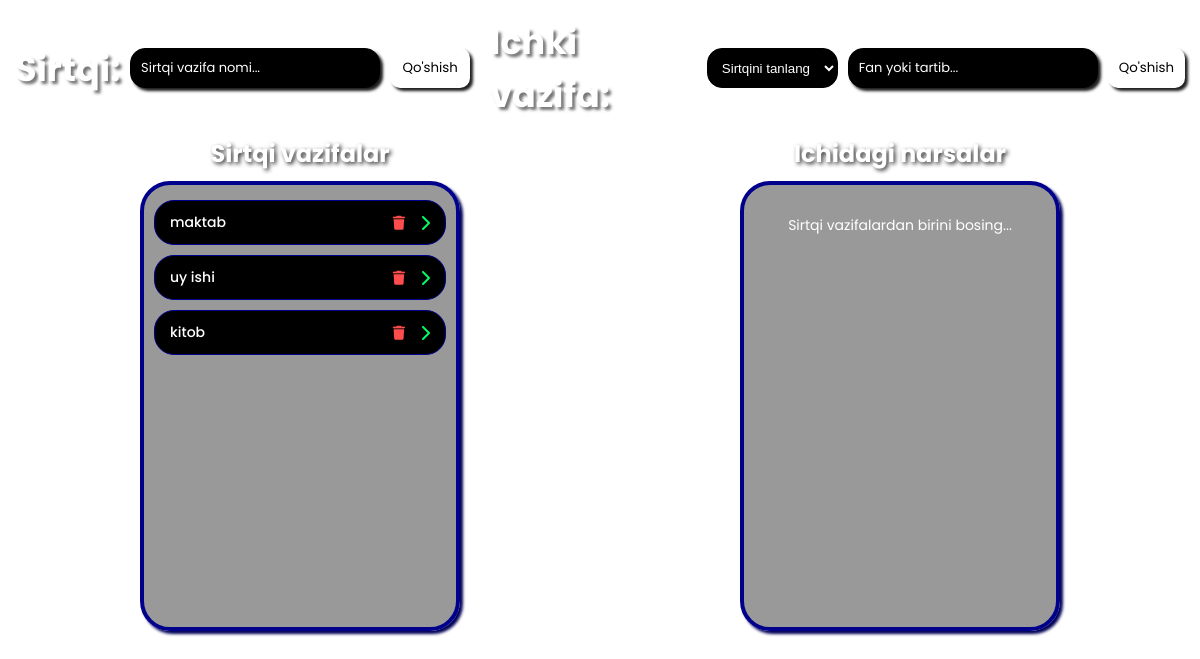
Before: / with the older database file.
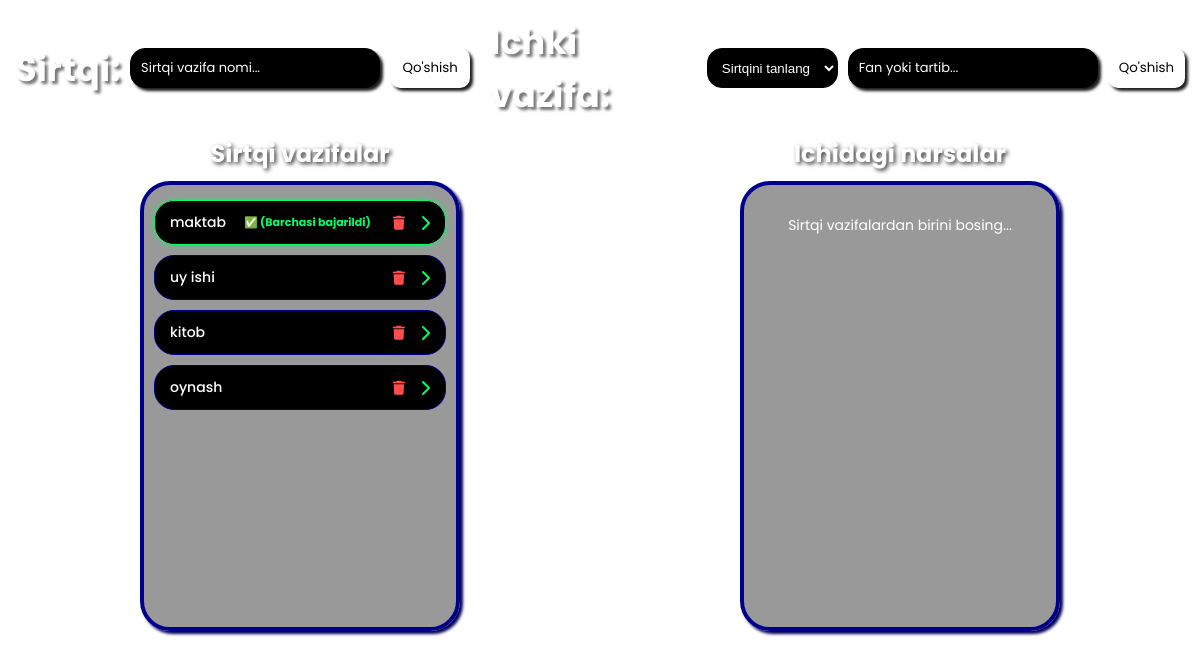
After: the same page with the newer database file.
### app.py (models this page shows)
class MainTask(db.Model):
    id = db.Column(db.Integer, primary_key=True)
    title = db.Column(db.String(200), nullable=False)
    subtasks = db.relationship('SubTask', backref='main_task', lazy=True, cascade="all, delete-orphan")
    def is_all_completed(self):
        if not self.subtasks:
            return False
        return all(sub.is_done for sub in self.subtasks)

### app.py (the view)
@app.route('/')
def index():
    main_tasks = MainTask.query.all()
    tasks_data = []
    for task in main_tasks:
        tasks_data.append({
            'id': task.id,
            'title': task.title,
            'is_completed': task.is_all_completed()
        })
    return render_template('index.html', main_tasks=tasks_data)

### app.py (called while the page is built)
@app.context_processor
def inject_cache_buster():
    def versioned_static(filename):
        file_path = os.path.join(app.static_folder, filename)
        try:
            version = int(os.path.getmtime(file_path))
        except OSError:
            version = 0
        return f"{url_for('static', filename=filename)}?v={version}"
    return dict(versioned_static=versioned_static)

### templates/index.html (shortened to what this page needs)
<!DOCTYPE html>
<html lang="uz">
<head>
    <link rel="stylesheet" href="https://cdnjs.cloudflare.com/ajax/libs/font-awesome/6.4.0/css/all.min.css">
    <link rel="stylesheet" href="{{ versioned_static('css.css') }}">
</head>
<body>
<header>
    <div class="forms-wrapper">
        <form id="add-main-form">
            <div class="row">
                <h1>Sirtqi:</h1>
                <input type="text" name="main_title" placeholder="Sirtqi vazifa nomi..." required autocomplete="off">
                <button type="submit">Qo'shish</button>
            </div>
        </form>
        <form id="add-sub-form">
            <div class="row">
                <h1>Ichki vazifa:</h1>
                <select name="main_task_id" id="main_task_select" required>
                    <option value="">Sirtqini tanlang</option>
                </select>
                <input type="text" name="sub_title" placeholder="Fan yoki tartib..." required autocomplete="off">
                <button type="submit">Qo'shish</button>
            </div>
        </form>
    </div>
</header>
<main>
    <section>
        <div class="column">
            <h1>Sirtqi vazifalar</h1>
            <div class="sirtqi_list">
                {% for item in main_tasks %}
                    <div class="main-item {% if item.is_completed %}main-completed{% endif %}" data-id="{{ item.id }}">
                        <div class="todo-left">
                            <h2>{{ item.title }}</h2>
                            {% if item.is_completed %}
                                <span class="completed-badge">✅ (Barchasi bajarildi)</span>
                            {% endif %}
                        </div>
                        <div class="todo-right">
                            <i class="fa-solid fa-trash delete-btn delete-main" title="O'chirish"></i>
                            <i class="fa-solid fa-chevron-right" style="color: #00ff66;"></i>
                        </div>
                    </div>
                {% endfor %}
            </div>
        </div>
        <div class="column">
            <h1 id="subtask-header-title">Ichidagi narsalar</h1>
            <div class="ichidan_ochiladigan">
                <p class="placeholder-text">Sirtqi vazifalardan birini bosing...</p>
            </div>
        </div>
    </section>
</main>
</body>
</html>

### static/css.css (style rules this page uses)
* { margin: 0; padding: 0; box-sizing: border-box; }
body { width: 100%; height: 100vh; display: flex; flex-direction: column; overflow: hidden; background-image: url("https://wallpaperaccess.com/full/1759696.jpg"); background-position: bottom; background-size: cover; background-repeat: no-repeat; font-family: 'Poppins', sans-serif; }
header { width: 100%; height: auto !important; display: flex; justify-content: center; align-items: center; gap: 15px; padding: 15px; }
.forms-wrapper { display: flex; flex-direction: row; gap: 20px; justify-content: center; align-items: center; width: 100%; }
.forms-wrapper form .row { display: flex; align-items: center; gap: 10px; }
body header h1 { font-size: 35px; color: white; text-shadow: #777676 3px 3px 3px; }
body header input { width: 250px; height: 40px; background-color: black; border: black 1px solid; font-size: 13px; color: white; padding-left: 10px; border-radius: 15px; box-shadow: #1e1e1e 3px 3px 3px 0px; font-family: 'Poppins', sans-serif; }
body header input::placeholder { color: white; }
select { height: 40px; background-color: black; border: black 1px solid; color: white; border-radius: 15px; padding: 0 10px; }
body header button { width: 80px; height: 40px; background-color: white; border: none; border-radius: 10px; color: black; cursor: pointer; box-shadow: #1e1e1e 3px 3px 3px 0px; transition: 0.3s all; font-family: 'Poppins', sans-serif; }
body section { width: 100%; height: 85vh; display: flex; justify-content: space-around; }
body section .column { display: flex; flex-direction: column; align-items: center; width: 320px; }
body section .column h1 { color: white; margin-bottom: 10px; text-shadow: 2px 2px 4px rgba(0,0,0,0.8); }
.sirtqi_list, .ichidan_ochiladigan { width: 320px; height: 450px; border: 4px darkblue solid; border-radius: 30px; backdrop-filter: blur(50px); background-color: rgba(0, 0, 0, 0.4); display: flex; flex-direction: column; align-items: center; padding: 10px; overflow-y: auto; box-shadow: #020257 3px 3px 3px 0px; }
.main-item, .sub-item { background-color: black; border: darkblue 1px solid; width: 100%; min-height: 45px; border-radius: 20px; display: flex; align-items: center; justify-content: space-between; padding: 0 15px; margin: 5px 0; cursor: pointer; transition: all 0.2s; }
.main-item h2, .sub-item h2 { color: #ffffff !important; font-size: 14px; font-weight: 500; margin: 0; }
.main-completed { border-color: #00ff66 !important; box-shadow: 0 0 8px rgba(0, 255, 102, 0.4); }
.completed-badge { color: #00ff66; font-size: 11px; margin-left: 6px; font-weight: bold; }
.todo-left { display: flex; align-items: center; gap: 12px; overflow: hidden; }
.todo-right { display: flex; align-items: center; gap: 10px; }
.delete-btn { color: #ff4d4d; cursor: pointer; font-size: 14px; transition: transform 0.2s, color 0.2s; padding: 5px; }
.placeholder-text { color: white; font-size: 14px; margin-top: 20px; }

Changed rows visible on the page:
shown differently, row unchanged: MainTask "maktab": now shows "✅ (Barchasi bajarildi)"
added MainTask: title "oynash"
